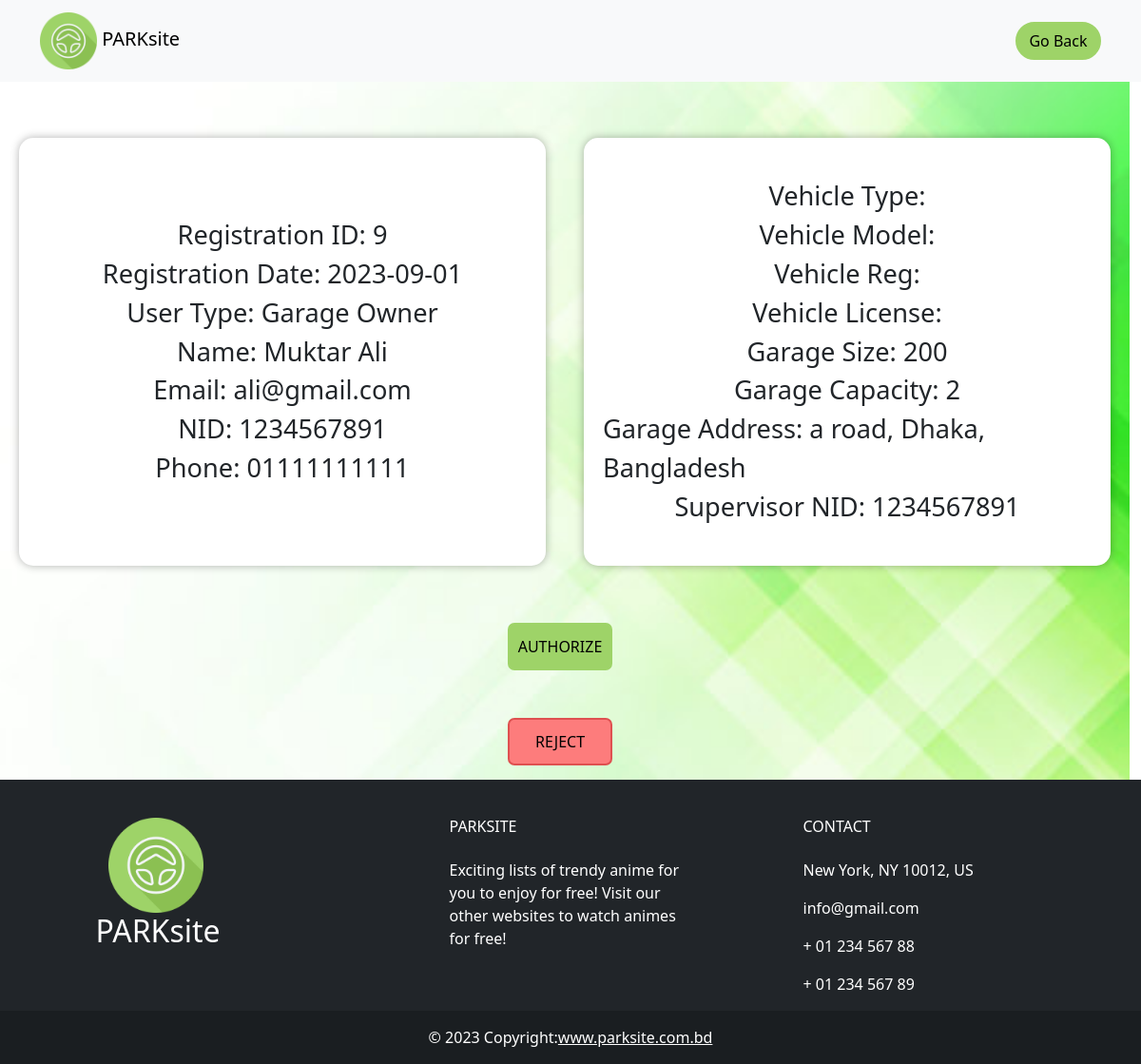
The app's page /adminAuthorize.php?regid=9 with its own data.
### tables this page shows
CREATE TABLE `registration` (
  `regid` int(11) NOT NULL,
  `status` int(11) NOT NULL,
  `regdate` date NOT NULL,
  `name` varchar(200) NOT NULL,
  `email` varchar(200) NOT NULL,
  `pass` varchar(200) NOT NULL,
  `nid` varchar(200) NOT NULL,
  `phone` varchar(200) NOT NULL,
  `vtype` varchar(200) DEFAULT NULL,
  `vmodel` varchar(200) DEFAULT NULL,
  `vreg` varchar(200) DEFAULT NULL,
  `vlisc` varchar(200) DEFAULT NULL,
  `garsize` varchar(200) DEFAULT NULL,
  `garcap` varchar(200) DEFAULT NULL,
  `garadr` varchar(200) DEFAULT NULL,
  `supnid` varchar(200) DEFAULT NULL,
  `type` varchar(200) NOT NULL,
  `seid` int(11) NOT NULL
);

### adminAuthorize.php (the view, shortened to what this page needs)
<?php
    include 'connection.php';
    if (isset($_GET['regid'])) {
        $regid = $_GET['regid'];
    }
    $sql = "SELECT * from registration WHERE regid = $regid";
    $result = mysqli_query($conn, $sql);
    $row = mysqli_fetch_assoc($result);
    $regdate = $row['regdate'];
    $type = $row['type'];
    $name = $row['name'];
    $email = $row['email'];
    $nid = $row['nid'];
    $phone = $row['phone'];
    $vtype = $row['vtype'];
    $vmodel = $row['vmodel'];
    $vreg = $row['vreg'];
    $vlisc = $row['vlisc'];
    $garsize = $row['garsize'];
    $garcap = $row['garcap'];
    $garadr = $row['garadr'];
    $supnid = $row['supnid'];
?>
<!DOCTYPE html>
<html lang="en">
<head>
  <link href="https://cdn.jsdelivr.net/npm/bootstrap@5.3.1/dist/css/bootstrap.min.css" rel="stylesheet"
 />
  <link rel="stylesheet" href="adminAuthorize.css" />
</head>
<body>
  <header>
    <nav class="navbar fixed-top navbar-expand-md navbar-light bg-light">
      <div class="container">
        <a href="home.html" class="navbar-brand"><img class="imglogo" src="images/logo.png" alt="" width="60"
            class="d-inline-block align-text-top" />
          PARKsite</a>
        <div class="collapse navbtn navbar-collapse" id="navmenu">
          <ul class="navbar-nav ms-auto">
            <li class="nav-item">
              <button class="btn1" onclick="goBack()">Go Back</button>
            </li>
          </ul>
        </div>
      </div>
    </nav>
  </header>
  <main>
    <div class="info">
      <div class="left common">
        <label for="">Registration ID: <?php echo $regid ?></label>
        <label for="">Registration Date: <?php echo $regdate ?></label>
        <label id="" >User Type: <?php echo $type ?> </label>
        <label id="" >Name: <?php echo $name ?></label>
        <label id="" >Email: <?php echo $email ?></label>
        <label id="" >NID: <?php echo $nid ?></label>
        <label id="" >Phone: <?php echo $phone ?></label>
      </div>
      <div class="right common">
        <label id="" >Vehicle Type: <?php echo $vtype ?></label>
        <label id="" >Vehicle Model: <?php echo $vmodel ?></label>
        <label id="" >Vehicle Reg: <?php echo $vreg ?></label>
        <label id="" >Vehicle License: <?php echo $vlisc ?></label>
        <label id="" >Garage Size: <?php echo $garsize ?></label>
        <label id="" >Garage Capacity: <?php echo $garcap ?></label>
        <label id="" >Garage Address: <?php echo $garadr ?></label>
        <label for="">Supervisor NID: <?php echo $supnid ?></label>
    </div>
    </div>
    <div class="butt">
      <form action="adminAuthorize.php?regid=<?php echo $regid ?>" method="POST">
        <button type="submit" name="authorize" class="btn3" >AUTHORIZE</button>
      </form>
      <form action="adminAuthorize.php?regid=<?php echo $regid ?>" method="POST">
       <button type="submit" name="reject" class="btn3 btn4" >REJECT</button>
      </form>
    </div>
  </main>
  <footer class="text-center text-lg-start text-white bg-dark">
    <div class="container p-4 pb-0">
      <section class="">
        <div class="row">
          <div class="col-md-3 col-lg-3 col-xl-3 mx-auto mt-3">
            <img class="imglogo" src="images/logo.png" alt="logo" width="100" style="margin-left: 13px" />
            <br />
            <h2 style="margin-right: auto">PARKsite</h2>
          </div>
          <div class="col-md-3 col-lg-3 col-xl-3 mx-auto mt-3">
            <h6 class="text-uppercase mb-4 font-weight-bold">PARKsite</h6>
            <p>
              Exciting lists of trendy anime for you to enjoy for free! Visit
              our other websites to watch animes for free!
            </p>
          </div>
          <div class="col-md-4 col-lg-3 col-xl-3 mx-auto mt-3">
            <h6 class="text-uppercase mb-4 font-weight-bold">Contact</h6>
            <p><i class="fas fa-home mr-3"></i> New York, NY 10012, US</p>
            <p><i class="fas fa-envelope mr-3"></i> info@gmail.com</p>
            <p><i class="fas fa-phone mr-3"></i> + 01 234 567 88</p>
            <p><i class="fas fa-print mr-3"></i> + 01 234 567 89</p>
          </div>
        </div>
      </section>
    </div>
    <div class="text-center p-3" style="background-color: rgba(0, 0, 0, 0.2)">
      © 2023 Copyright:<a class="text-white" href="index.html">www.parksite.com.bd</a>
    </div>
  </footer>
</body>
</html>

### adminAuthorize.css (style rules this page uses)
.imglogo { overflow: hidden; transition-duration: 0.5s; transition-property: transform; }
.container { align-items: center; justify-content: center; }
.btn1 { background-color: #9ed368; border-radius: 30px; border: 2px solid #9ed368; margin-left: 10px; width: 90px; height: 40px; }
main { width: 99vw; height: 100vh; display: flex; flex-direction: column; justify-content: center; align-items: center; background-image: url('images/back-signup.jpg'); background-size: cover; margin-top: 20px; }
main button { margin-top: 40px; margin-bottom: 100px; }
label { display: block; }
.info { margin-top: 100px; width: 99vw; display: flex; justify-content: space-evenly; align-items: center; }
.common { display: flex; flex-direction: column; justify-content: center; align-items: center; font-size: 1.7rem; width: 600px; border-radius: 15px; box-shadow: 0px 0px 10px rgba(0, 0, 0, 0.3); margin: 20px; padding: 20px; height: 450px; background-color: white; }
.btn3 { background-color: #9ed368; border-radius: 7px; border: 2px solid #9ed368; margin-right: 10px; margin-bottom: 10px; width: 110px; height: 50px; }
.btn4 { background-color: rgb(253, 124, 124); border: 2px solid rgb(223, 80, 80); }

### records on screen
registration: regdate "2023-09-01", type "Garage Owner", name "Muktar Ali", email "ali@gmail.com", nid "1234567891", phone "01111111111", garsize "200", garcap "2", garadr "a road, Dhaka, Bangladesh", supnid "1234567891"

### other values on screen
$regid "9"
